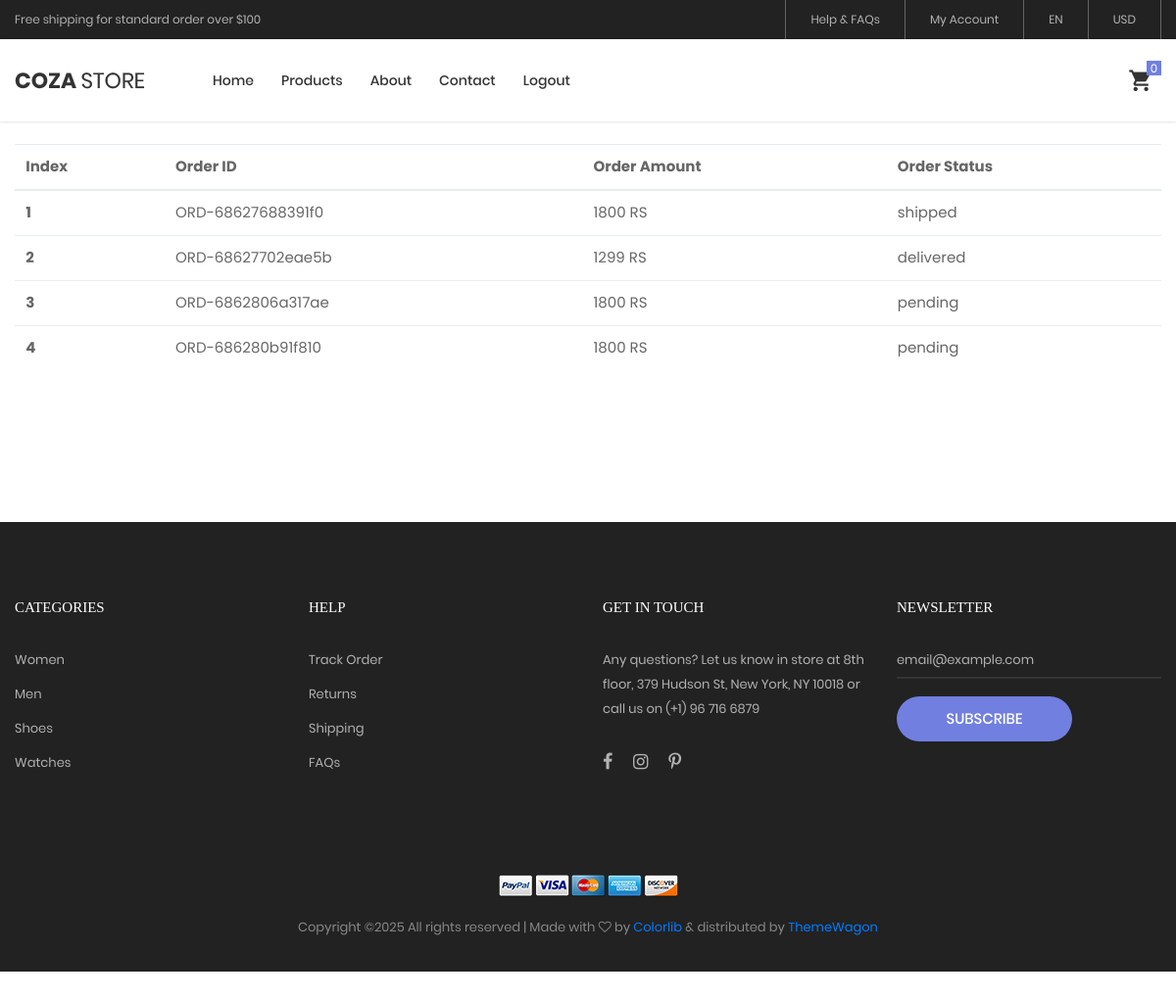
Screenshot of /orders.php (signed in) with the database file from the repository.
### tables this page shows
CREATE TABLE `orders` (
  `order_id` int(11) NOT NULL,
  `order_generated_id` varchar(256) NOT NULL,
  `order_amount` int(11) NOT NULL,
  `order_status` varchar(256) NOT NULL DEFAULT 'pending',
  `customer_id` int(11) NOT NULL,
  `customer_name` varchar(256) NOT NULL,
  `customer_number` varchar(256) NOT NULL,
  `order_shipping_address` varchar(256) NOT NULL,
  `order_placed_date` timestamp NOT NULL DEFAULT current_timestamp() ON UPDATE current_timestamp()
);

### orders.php (the view)
<?php
include("./base/header.php");
?>
<div class="bg0 m-t-23 p-b-140">
    <div class="container">
        <table class="table">
            <thead>
                <tr>
                    <th scope="col">Index</th>
                    <th scope="col">Order ID</th>
                    <th scope="col">Order Amount</th>
                    <th scope="col">Order Status</th>
                </tr>
            </thead>
            <tbody>
                <?php
                $select_query = "SELECT * FROM orders WHERE customer_id = {$_SESSION['user_id']}";
                $execute = mysqli_query($connection, $select_query);
                $serial = 1;
                while ($fetch_customers_orders = mysqli_fetch_array($execute)) {
                ?>
                <tr>
                    <th scope="row"><?php echo $serial++; ?></th>
                    <td><?php echo htmlspecialchars($fetch_customers_orders['order_generated_id']); ?></td>
                    <td><?php echo htmlspecialchars($fetch_customers_orders['order_amount']); ?> RS</td>
                    <td><?php echo htmlspecialchars($fetch_customers_orders['order_status']); ?></td>
                </tr>
                <?php
}
?>
            </tbody>
        </table>
    </div>
</div>
<?php
include("./base/footer.php");
?>

### css/main.css (style rules this page uses)
.container { max-width: 1380px; }
@media (max-width: 1600px) { .container { max-width: 1200px; } }
.bg0 { background-color: #fff; }

### base/header.php (style rules this page uses)
* { font-family: "Poppins", sans-serif; }

### rows the page displays
orders: order_generated "ORD-68627688391f0", order_amount "1800", order_status "shipped"
orders: order_generated "ORD-68627702eae5b", order_amount "1299", order_status "delivered"
orders: order_generated "ORD-6862806a317ae", order_amount "1800", order_status "pending"
orders: order_generated "ORD-686280b91f810", order_amount "1800", order_status "pending"
